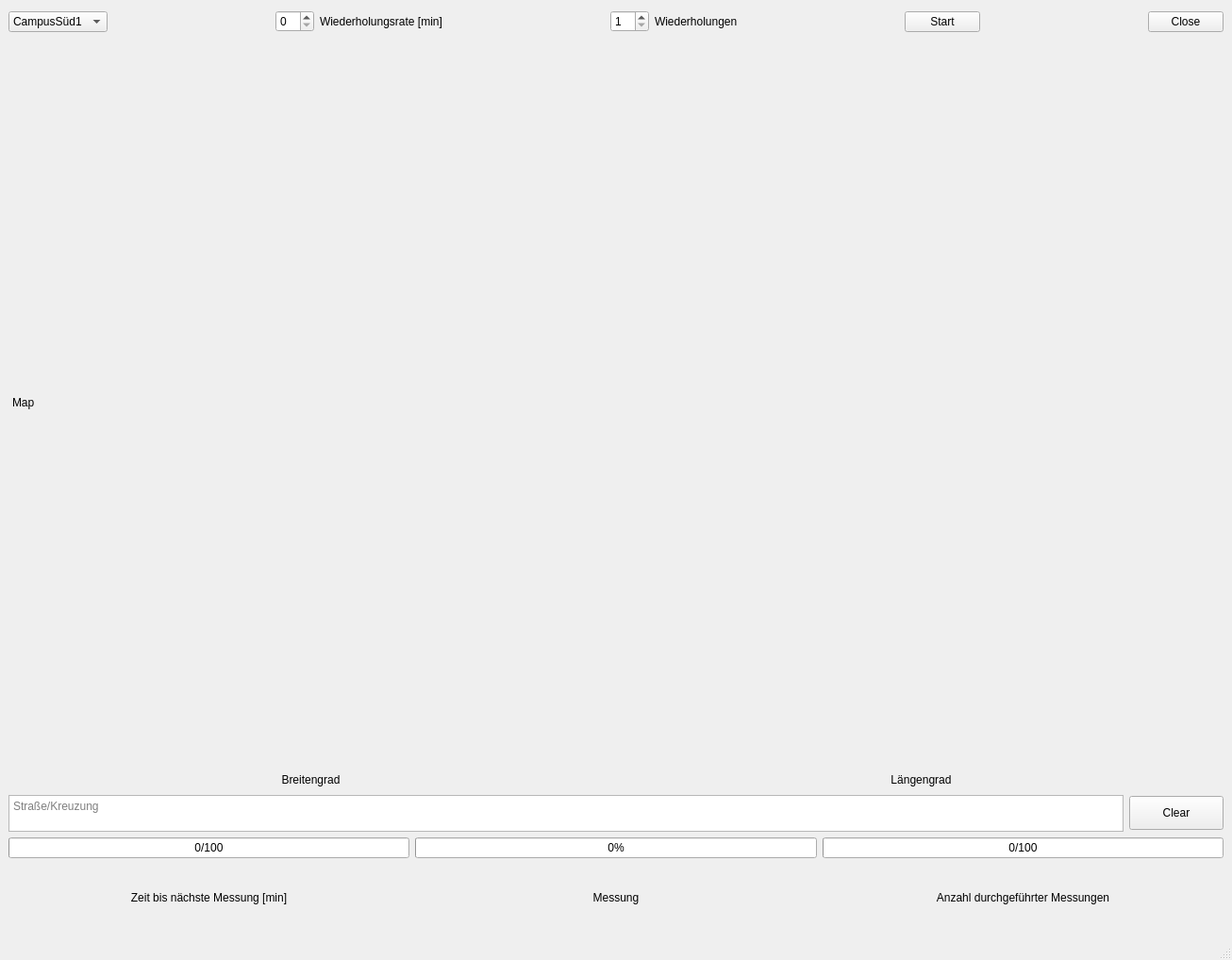
<?xml version="1.0" encoding="UTF-8"?>
<ui version="4.0">
 <class>MainWindow</class>
 <widget class="QMainWindow" name="MainWindow">
  <property name="geometry">
   <rect>
    <x>0</x>
    <y>0</y>
    <width>1306</width>
    <height>1018</height>
   </rect>
  </property>
  <property name="windowTitle">
   <string>MainWindow</string>
  </property>
  <widget class="QWidget" name="centralwidget">
   <layout class="QVBoxLayout" name="verticalLayout_4">
    <item>
     <layout class="QHBoxLayout" name="OrtZeitClose">
      <item>
       <widget class="QComboBox" name="Location">
        <item>
         <property name="text">
          <string>CampusSüd1</string>
         </property>
        </item>
        <item>
         <property name="text">
          <string>CampusSüd2</string>
         </property>
        </item>
        <item>
         <property name="text">
          <string>Turmberg1</string>
         </property>
        </item>
        <item>
         <property name="text">
          <string>Turmberg2</string>
         </property>
        </item>
        <item>
         <property name="text">
          <string>Postbank1</string>
         </property>
        </item>
        <item>
         <property name="text">
          <string>Postbank2</string>
         </property>
        </item>
        <item>
         <property name="text">
          <string>Schloss1</string>
         </property>
        </item>
        <item>
         <property name="text">
          <string>Schloss2</string>
         </property>
        </item>
        <item>
         <property name="text">
          <string>Laurent1</string>
         </property>
        </item>
        <item>
         <property name="text">
          <string>Laurent2</string>
         </property>
        </item>
       </widget>
      </item>
      <item>
       <spacer name="horizontalSpacer_4">
        <property name="orientation">
         <enum>Qt::Horizontal</enum>
        </property>
        <property name="sizeHint" stdset="0">
         <size>
          <width>108</width>
          <height>28</height>
         </size>
        </property>
       </spacer>
      </item>
      <item>
       <widget class="QSpinBox" name="RepetitionRate">
        <property name="minimum">
         <number>0</number>
        </property>
        <property name="value">
         <number>0</number>
        </property>
       </widget>
      </item>
      <item>
       <widget class="QLabel" name="label">
        <property name="text">
         <string>Wiederholungsrate [min]</string>
        </property>
       </widget>
      </item>
      <item>
       <spacer name="horizontalSpacer_7">
        <property name="orientation">
         <enum>Qt::Horizontal</enum>
        </property>
        <property name="sizeHint" stdset="0">
         <size>
          <width>40</width>
          <height>20</height>
         </size>
        </property>
       </spacer>
      </item>
      <item>
       <widget class="QSpinBox" name="NumberOfRepeats">
        <property name="minimum">
         <number>1</number>
        </property>
       </widget>
      </item>
      <item>
       <widget class="QLabel" name="label_2">
        <property name="text">
         <string>Wiederholungen</string>
        </property>
       </widget>
      </item>
      <item>
       <spacer name="horizontalSpacer_2">
        <property name="orientation">
         <enum>Qt::Horizontal</enum>
        </property>
        <property name="sizeHint" stdset="0">
         <size>
          <width>40</width>
          <height>20</height>
         </size>
        </property>
       </spacer>
      </item>
      <item>
       <widget class="QPushButton" name="StartMeasurement">
        <property name="text">
         <string>Start</string>
        </property>
       </widget>
      </item>
      <item>
       <spacer name="horizontalSpacer">
        <property name="orientation">
         <enum>Qt::Horizontal</enum>
        </property>
        <property name="sizeHint" stdset="0">
         <size>
          <width>118</width>
          <height>28</height>
         </size>
        </property>
       </spacer>
      </item>
      <item>
       <widget class="QPushButton" name="Close">
        <property name="text">
         <string>Close</string>
        </property>
       </widget>
      </item>
     </layout>
    </item>
    <item>
     <layout class="QHBoxLayout" name="Karte">
      <item>
       <spacer name="horizontalSpacer_6">
        <property name="orientation">
         <enum>Qt::Horizontal</enum>
        </property>
        <property name="sizeHint" stdset="0">
         <size>
          <width>40</width>
          <height>20</height>
         </size>
        </property>
       </spacer>
      </item>
      <item>
       <widget class="QLabel" name="Map">
        <property name="minimumSize">
         <size>
          <width>1280</width>
          <height>768</height>
         </size>
        </property>
        <property name="maximumSize">
         <size>
          <width>1280</width>
          <height>768</height>
         </size>
        </property>
        <property name="text">
         <string>Map</string>
        </property>
        <property name="alignment">
         <set>Qt::AlignLeading|Qt::AlignLeft|Qt::AlignVCenter</set>
        </property>
       </widget>
      </item>
      <item>
       <spacer name="horizontalSpacer_5">
        <property name="orientation">
         <enum>Qt::Horizontal</enum>
        </property>
        <property name="sizeHint" stdset="0">
         <size>
          <width>40</width>
          <height>20</height>
         </size>
        </property>
       </spacer>
      </item>
     </layout>
    </item>
    <item>
     <layout class="QHBoxLayout" name="BreiteLnge">
      <item>
       <widget class="QLabel" name="Lon_Pos">
        <property name="maximumSize">
         <size>
          <width>16777215</width>
          <height>20</height>
         </size>
        </property>
        <property name="text">
         <string>Breitengrad</string>
        </property>
        <property name="alignment">
         <set>Qt::AlignCenter</set>
        </property>
       </widget>
      </item>
      <item>
       <widget class="QLabel" name="Lat_Pos">
        <property name="maximumSize">
         <size>
          <width>16777215</width>
          <height>20</height>
         </size>
        </property>
        <property name="layoutDirection">
         <enum>Qt::LeftToRight</enum>
        </property>
        <property name="text">
         <string>Längengrad</string>
        </property>
        <property name="alignment">
         <set>Qt::AlignCenter</set>
        </property>
       </widget>
      </item>
     </layout>
    </item>
    <item>
     <layout class="QHBoxLayout" name="Kommentar">
      <item>
       <widget class="QPlainTextEdit" name="Position">
        <property name="maximumSize">
         <size>
          <width>2000</width>
          <height>39</height>
         </size>
        </property>
        <property name="placeholderText">
         <string>Straße/Kreuzung</string>
        </property>
       </widget>
      </item>
      <item>
       <widget class="QPushButton" name="ClearPosition">
        <property name="minimumSize">
         <size>
          <width>100</width>
          <height>36</height>
         </size>
        </property>
        <property name="maximumSize">
         <size>
          <width>72</width>
          <height>36</height>
         </size>
        </property>
        <property name="text">
         <string>Clear</string>
        </property>
       </widget>
      </item>
     </layout>
    </item>
    <item>
     <layout class="QHBoxLayout" name="horizontalLayout">
      <item>
       <layout class="QVBoxLayout" name="verticalLayout">
        <item>
         <widget class="QProgressBar" name="Wait">
          <property name="value">
           <number>0</number>
          </property>
          <property name="invertedAppearance">
           <bool>false</bool>
          </property>
          <property name="format">
           <string>%v/%m</string>
          </property>
         </widget>
        </item>
        <item>
         <widget class="QLabel" name="label_5">
          <property name="layoutDirection">
           <enum>Qt::LeftToRight</enum>
          </property>
          <property name="text">
           <string>Zeit bis nächste Messung [min]</string>
          </property>
          <property name="alignment">
           <set>Qt::AlignCenter</set>
          </property>
         </widget>
        </item>
       </layout>
      </item>
      <item>
       <layout class="QVBoxLayout" name="verticalLayout_2">
        <item>
         <widget class="QProgressBar" name="Progress">
          <property name="enabled">
           <bool>true</bool>
          </property>
          <property name="minimum">
           <number>1</number>
          </property>
          <property name="maximum">
           <number>48</number>
          </property>
          <property name="value">
           <number>1</number>
          </property>
          <property name="textVisible">
           <bool>true</bool>
          </property>
          <property name="invertedAppearance">
           <bool>false</bool>
          </property>
         </widget>
        </item>
        <item>
         <widget class="QLabel" name="label_3">
          <property name="text">
           <string>Messung</string>
          </property>
          <property name="alignment">
           <set>Qt::AlignCenter</set>
          </property>
         </widget>
        </item>
       </layout>
      </item>
      <item>
       <layout class="QVBoxLayout" name="verticalLayout_3">
        <item>
         <widget class="QProgressBar" name="Done">
          <property name="value">
           <number>0</number>
          </property>
          <property name="format">
           <string>%v/%m</string>
          </property>
         </widget>
        </item>
        <item>
         <widget class="QLabel" name="label_4">
          <property name="text">
           <string>Anzahl durchgeführter Messungen</string>
          </property>
          <property name="alignment">
           <set>Qt::AlignCenter</set>
          </property>
         </widget>
        </item>
       </layout>
      </item>
     </layout>
    </item>
   </layout>
  </widget>
  <widget class="QStatusBar" name="statusbar"/>
  <widget class="QMenuBar" name="menubar">
   <property name="geometry">
    <rect>
     <x>0</x>
     <y>0</y>
     <width>1306</width>
     <height>28</height>
    </rect>
   </property>
  </widget>
 </widget>
 <resources/>
 <connections>
  <connection>
   <sender>ClearPosition</sender>
   <signal>clicked()</signal>
   <receiver>Position</receiver>
   <slot>clear()</slot>
   <hints>
    <hint type="sourcelabel">
     <x>1199</x>
     <y>814</y>
    </hint>
    <hint type="destinationlabel">
     <x>1121</x>
     <y>826</y>
    </hint>
   </hints>
  </connection>
 </connections>
</ui>
